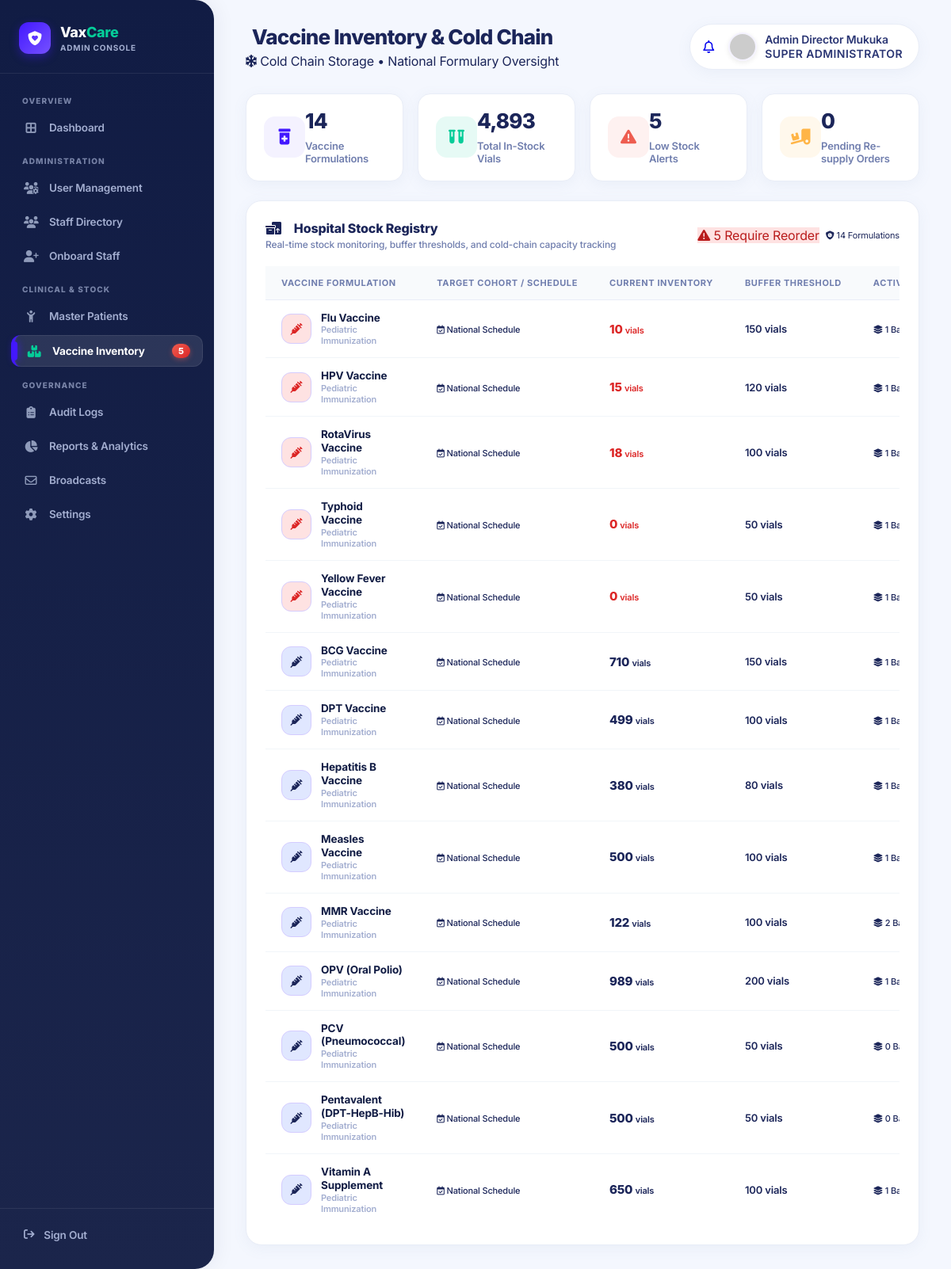
/SchoolProject2/admin/inventory.php (signed in), run on the app's committed database.
### tables this page shows
CREATE TABLE `vaccines` (
  `id` int(11) NOT NULL AUTO_INCREMENT,
  `name` varchar(100) NOT NULL,
  `description` text DEFAULT NULL,
  `current_stock` int(11) DEFAULT 500,
  `low_stock_threshold` int(11) DEFAULT 50,
  `manufacturer` varchar(100) DEFAULT NULL,
  PRIMARY KEY (`id`)
);

### SchoolProject2/admin/inventory.php (the view, shortened to what this page needs)
<?php
include '../config/db.php';
$admin_name = $_SESSION['name'];
$stmt = $pdo->query("
    SELECT v.*,
           (SELECT COUNT(*) FROM vaccine_batches WHERE vaccine_id = v.id) as batch_count
    FROM vaccines v
    ORDER BY (v.current_stock <= v.low_stock_threshold) DESC, v.name ASC
");
$vaccines = $stmt->fetchAll(PDO::FETCH_ASSOC);
$total_types      = count($vaccines);
$low_stock_count  = count(array_filter($vaccines, fn($v) => $v['current_stock'] <= $v['low_stock_threshold']));
$total_vials      = array_sum(array_column($vaccines, 'current_stock'));
$pending_pos      = $pdo->query("SELECT COUNT(*) FROM purchase_orders WHERE status = 'Pending'")->fetchColumn();
?>
<!DOCTYPE html>
<html lang="en">
<head>
    <link rel="stylesheet" href="https://cdnjs.cloudflare.com/ajax/libs/font-awesome/6.4.0/css/all.min.css">
    <link rel="stylesheet" href="../css/mar_tech.css">
    <link rel="stylesheet" href="../css/admin_theme.css">
</head>
<body class="app-body">
    <aside class="sidebar" id="adminSidebar">
        <div class="sidebar-brand-box">
            <a href="dashboard.php" class="sidebar-brand-link">
                <div class="sidebar-brand-icon"><i class="fa-solid fa-shield-heart"></i></div>
                <div class="sidebar-brand-info">
                    <span class="sidebar-brand-title">Vax<span>Care</span></span>
                    <span class="sidebar-brand-sub">Admin Console</span>
                </div>
            </a>
        </div>
        <nav class="sidebar-menu">
            <div class="sidebar-section-title">Overview</div>
            <a href="dashboard.php" class="sidebar-item">
                <i class="fa-solid fa-border-all"></i> Dashboard
            </a>
            <div class="sidebar-section-title">Administration</div>
            <a href="user_management.php" class="sidebar-item">
                <i class="fa-solid fa-users-gear"></i> User Management
            </a>
            <a href="staff.php" class="sidebar-item">
                <i class="fa-solid fa-users"></i> Staff Directory
            </a>
            <a href="add_staff.php" class="sidebar-item">
                <i class="fa-solid fa-user-plus"></i> Onboard Staff
            </a>
            <div class="sidebar-section-title">Clinical &amp; Stock</div>
            <a href="patients.php" class="sidebar-item">
                <i class="fa-solid fa-child-reaching"></i> Master Patients
            </a>
            <a href="inventory.php" class="sidebar-item active">
                <i class="fa-solid fa-boxes-stacked"></i> Vaccine Inventory
                <?php if($low_stock_count > 0): ?>
                    <span class="badge-red"><?= $low_stock_count ?></span>
                <?php endif; ?>
            </a>
            <div class="sidebar-section-title">Governance</div>
            <a href="audit_logs.php" class="sidebar-item">
                <i class="fa-solid fa-clipboard-list"></i> Audit Logs
            </a>
            <a href="reports.php" class="sidebar-item">
                <i class="fa-solid fa-chart-pie"></i> Reports &amp; Analytics
            </a>
            <a href="messages.php" class="sidebar-item">
                <i class="fa-regular fa-envelope"></i> Broadcasts
            </a>
            <a href="settings.php" class="sidebar-item">
                <i class="fa-solid fa-gear"></i> Settings
            </a>
        </nav>
        <div class="sidebar-logout">
            <a href="../auth/logout.php">
                <i class="fa-solid fa-arrow-right-from-bracket"></i> Sign Out
            </a>
        </div>
    </aside>
    <main class="app-main">
        <header class="app-topbar">
            <div class="topbar-left">
                <h1>Vaccine Inventory &amp; Cold Chain</h1>
                <div class="topbar-date-pill">
                    <i class="fa-solid fa-snowflake" style="color:var(--admin-secondary);"></i>
                    <span>Cold Chain Storage &bull; National Formulary Oversight</span>
                </div>
            </div>
            <div class="topbar-right">
                <a href="messages.php" class="topbar-icon-btn" title="System Messages">
                    <i class="fa-regular fa-bell"></i>
                </a>
                <div class="topbar-profile">
                    <img src="https://ui-avatars.com/api/?name=<?= urlencode($admin_name) ?>&background=1B254B&color=fff&bold=true" alt="Admin Avatar">
                    <div class="topbar-profile-info">
                        <span class="topbar-profile-name"><?= htmlspecialchars($admin_name) ?></span>
                        <span class="topbar-profile-role">Super Administrator</span>
                    </div>
                </div>
            </div>
        </header>
        <div class="stats-grid" style="grid-template-columns: repeat(4, 1fr); margin-bottom: 24px;">
            <div class="stat-card">
                <div class="stat-icon icon-blue"><i class="fa-solid fa-prescription-bottle-medical"></i></div>
                <div class="stat-info">
                    <div class="stat-value"><?= $total_types ?></div>
                    <div class="stat-label">Vaccine Formulations</div>
                </div>
            </div>
            <div class="stat-card">
                <div class="stat-icon icon-green"><i class="fa-solid fa-vials"></i></div>
                <div class="stat-info">
                    <div class="stat-value"><?= number_format($total_vials) ?></div>
                    <div class="stat-label">Total In-Stock Vials</div>
                </div>
            </div>
            <div class="stat-card">
                <div class="stat-icon icon-red"><i class="fa-solid fa-triangle-exclamation"></i></div>
                <div class="stat-info">
                    <div class="stat-value"><?= $low_stock_count ?></div>
                    <div class="stat-label">Low Stock Alerts</div>
                </div>
            </div>
            <div class="stat-card">
                <div class="stat-icon icon-yellow"><i class="fa-solid fa-truck-ramp-box"></i></div>
                <div class="stat-info">
                    <div class="stat-value"><?= $pending_pos ?></div>
                    <div class="stat-label">Pending Re-supply Orders</div>
                </div>
            </div>
        </div>
        <div class="mar-card">
            <div class="mar-card-header">
                <div>
                    <div class="mar-card-title"><i class="fa-solid fa-boxes-packing" style="color:var(--admin-primary); margin-right:8px;"></i> Hospital Stock Registry</div>
                    <div class="mar-card-subtitle">Real-time stock monitoring, buffer thresholds, and cold-chain capacity tracking</div>
                </div>
                <div style="display:flex; align-items:center; gap:8px;">
                    <?php if($low_stock_count > 0): ?>
                        <span class="role-badge" style="background:#fee2e2; color:#b91c1c;">
                            <i class="fa-solid fa-triangle-exclamation"></i> <?= $low_stock_count ?> Require Reorder
                        </span>
                    <?php endif; ?>
                    <span class="role-badge role-badge-admin" style="font-size:11px;">
                        <i class="fa-solid fa-shield-virus"></i> <?= $total_types ?> Formulations
                    </span>
                </div>
            </div>
            <div class="table-responsive">
                <table class="mar-table">
                    <thead>
                        <tr>
                            <th>Vaccine Formulation</th>
                            <th>Target Cohort / Schedule</th>
                            <th>Current Inventory</th>
                            <th>Buffer Threshold</th>
                            <th>Active Batches</th>
                        </tr>
                    </thead>
                    <tbody>
                        <?php if(empty($vaccines)): ?>
                            <tr>
                                <td colspan="7">
                                    <div class="empty-state">
                                        <div class="empty-state-icon"><i class="fa-solid fa-boxes-stacked"></i></div>
                                        <div class="empty-state-title">No vaccine records available</div>
                                        <div class="empty-state-sub">No vaccines have been entered into the national registry yet.</div>
                                    </div>
                                </td>
                            </tr>
                        <?php else: ?>
                            <?php foreach($vaccines as $v):
                                $threshold = $v['low_stock_threshold'] ?: 100;
                                $is_low = $v['current_stock'] <= $threshold;
                            ?>
                                <tr>
                                    <td>
                                        <div class="patient-cell">
                                            <div class="patient-avatar-box" style="background:<?= $is_low ? '#fee2e2' : '#e0e7ff' ?>; color:<?= $is_low ? '#dc2626' : 'var(--admin-primary)' ?>;">
                                                <i class="fa-solid fa-syringe"></i>
                                            </div>
                                            <div>
                                                <div class="patient-name"><?= htmlspecialchars($v['name']) ?></div>
                                                <div class="patient-sub"><?= htmlspecialchars($v['target_disease'] ?? 'Pediatric Immunization') ?></div>
                                            </div>
                                        </div>
                                    </td>
                                    <td>
                                        <span class="role-badge role-badge-nurse" style="font-size:11px;">
                                            <i class="fa-regular fa-calendar-check"></i> <?= htmlspecialchars(($v['recommended_age'] ?? null) ?: 'National Schedule') ?>
                                        </span>
                                    </td>
                                    <td>
                                        <div style="font-size:15px; font-weight:800; color:<?= $is_low ? '#dc2626':'var(--admin-navy)' ?>;">
                                            <?= number_format($v['current_stock']) ?> <span style="font-size:11px; font-weight:600; color:var(--admin-text-muted);">vials</span>
                                        </div>
                                    </td>
                                    <td>
                                        <div style="font-size:13px; font-weight:600; color:var(--admin-text-muted);">
                                            <?= number_format($threshold) ?> vials
                                        </div>
                                    </td>
                                    <td>
                                        <span class="role-badge role-badge-doctor" style="font-size:11px;">
                                            <i class="fa-solid fa-layer-group"></i> <?= $v['batch_count'] ?> Batches
                                        </span>
                                    </td>
                                </tr>
                            <?php endforeach; ?>
                        <?php endif; ?>
                    </tbody>
                </table>
            </div>
        </div>
    </main>
</body>
</html>

### SchoolProject2/css/mar_tech.css (style rules this page uses)
:root { --mar-sidebar-bg: #1B254B; --mar-sidebar-active: rgba(255, 255, 255, 0.05); --mar-sidebar-text: #A3AED0; --mar-app-bg: #F4F7FE; --mar-card-bg: #ffffff; --mar-text-main: #2B3674; --mar-text-muted: #A3AED0; --mar-blue: #4318FF; --mar-red: #EE5D50; --mar-green: #05CD99; --mar-yellow: #FFCE20; --mar-border: #E9EDF7; }
* { box-sizing: border-box; margin: 0; padding: 0; font-family: 'Inter', sans-serif; }
body { background-color: var(--mar-app-bg); color: var(--mar-text-main); display: flex; height: 100vh; overflow: hidden; }
.sidebar { width: 250px; background-color: var(--mar-sidebar-bg); display: flex; flex-direction: column; padding: 30px 0; flex-shrink: 0; height: 100%; border-top-right-radius: 20px; border-bottom-right-radius: 20px; }
.sidebar-menu { display: flex; flex-direction: column; gap: 4px; padding: 0 16px; flex-grow: 1; }
.sidebar-item { display: flex; align-items: center; gap: 16px; padding: 12px 20px; border-radius: 10px; color: var(--mar-sidebar-text); text-decoration: none; font-size: 14px; font-weight: 500; transition: all 0.2s; }
.sidebar-item.active { background-color: var(--mar-sidebar-active); color: #ffffff; border-left: 4px solid var(--mar-blue); padding-left: 16px; }
.sidebar-item i { width: 16px; font-size: 14px; text-align: center; }
.badge-red { background-color: var(--mar-red); color: white; font-size: 10px; font-weight: 700; padding: 2px 6px; border-radius: 4px; margin-left: auto; }
.sidebar-logout { margin-top: auto; padding: 0 16px; }
.sidebar-logout a { display: flex; align-items: center; gap: 16px; padding: 12px 20px; color: var(--mar-sidebar-text); text-decoration: none; font-size: 14px; font-weight: 500; }
.app-main { flex-grow: 1; display: flex; flex-direction: column; padding: 30px 40px; overflow-y: auto; }
.app-topbar { display: flex; justify-content: space-between; align-items: center; margin-bottom: 30px; }
.topbar-left { display: flex; align-items: center; gap: 20px; }
.topbar-left h1 { font-size: 24px; font-weight: 700; color: var(--mar-text-main); }
.topbar-right { display: flex; align-items: center; gap: 24px; }
.topbar-profile { display: flex; align-items: center; gap: 10px; }
.topbar-profile img { width: 36px; height: 36px; border-radius: 50%; object-fit: cover; }
.topbar-profile span { font-size: 14px; font-weight: 600; color: var(--mar-text-main); }
.mar-card { background-color: var(--mar-card-bg); border-radius: 20px; padding: 24px; box-shadow: 0px 4px 20px rgba(0, 0, 0, 0.02); }
.mar-card-header { display: flex; justify-content: space-between; align-items: center; margin-bottom: 20px; }
.mar-card-title { font-size: 18px; font-weight: 700; color: var(--mar-text-main); }
.stats-grid { display: grid; grid-template-columns: repeat(4, 1fr); gap: 24px; margin-bottom: 24px; }
.stat-card { display: flex; align-items: center; justify-content: space-between; background: white; padding: 20px; border-radius: 20px; box-shadow: 0px 4px 20px rgba(0, 0, 0, 0.02); }
.stat-icon { width: 56px; height: 56px; border-radius: 50%; background: #F4F7FE; display: flex; align-items: center; justify-content: center; font-size: 24px; color: var(--mar-blue); }
.stat-info { display: flex; flex-direction: column; }
.stat-value { font-size: 24px; font-weight: 700; color: var(--mar-text-main); line-height: 1; margin-bottom: 4px; }
.stat-label { font-size: 14px; color: var(--mar-text-muted); font-weight: 500; }
.mar-table { width: 100%; border-collapse: collapse; }
.mar-table th { text-align: left; font-size: 12px; color: var(--mar-text-muted); font-weight: 600; padding-bottom: 16px; border-bottom: 1px solid var(--mar-border); }
.mar-table td { padding: 16px 0; border-bottom: 1px solid var(--mar-border); font-size: 13px; font-weight: 600; color: var(--mar-text-main); }
.mar-table tr:last-child td { border-bottom: none; }

### data on the page
vaccines: name "Flu Vaccine", target_disease "Pediatric Immunization", recommended_age "National Schedule", current_stock "10", low_stock_threshold "150", batch_count "1"
vaccines: name "HPV Vaccine", target_disease "Pediatric Immunization", recommended_age "National Schedule", current_stock "15", low_stock_threshold "120", batch_count "1"
vaccines: name "RotaVirus Vaccine", target_disease "Pediatric Immunization", recommended_age "National Schedule", current_stock "18", low_stock_threshold "100", batch_count "1"
vaccines: name "Typhoid Vaccine", target_disease "Pediatric Immunization", recommended_age "National Schedule", current_stock "0", low_stock_threshold "50", batch_count "1"
vaccines: name "Yellow Fever Vaccine", target_disease "Pediatric Immunization", recommended_age "National Schedule", current_stock "0", low_stock_threshold "50", batch_count "1"
vaccines: name "BCG Vaccine", target_disease "Pediatric Immunization", recommended_age "National Schedule", current_stock "710", low_stock_threshold "150", batch_count "1"
vaccines: name "DPT Vaccine", target_disease "Pediatric Immunization", recommended_age "National Schedule", current_stock "499", low_stock_threshold "100", batch_count "1"
vaccines: name "Hepatitis B Vaccine", target_disease "Pediatric Immunization", recommended_age "National Schedule", current_stock "380", low_stock_threshold "80", batch_count "1"
vaccines: name "Measles Vaccine", target_disease "Pediatric Immunization", recommended_age "National Schedule", current_stock "500", low_stock_threshold "100", batch_count "1"
vaccines: name "MMR Vaccine", target_disease "Pediatric Immunization", recommended_age "National Schedule", current_stock "122", low_stock_threshold "100", batch_count "2"
vaccines: name "OPV (Oral Polio)", target_disease "Pediatric Immunization", recommended_age "National Schedule", current_stock "989", low_stock_threshold "200", batch_count "1"
vaccines: name "PCV (Pneumococcal)", target_disease "Pediatric Immunization", recommended_age "National Schedule", current_stock "500", low_stock_threshold "50", batch_count "0"
vaccines: name "Pentavalent (DPT-HepB-Hib)", target_disease "Pediatric Immunization", recommended_age "National Schedule", current_stock "500", low_stock_threshold "50", batch_count "0"
vaccines: name "Vitamin A Supplement", target_disease "Pediatric Immunization", recommended_age "National Schedule", current_stock "650", low_stock_threshold "100", batch_count "1"

### other printed values
$low_stock_count "5"
$admin_name "Admin Director Mukuka"
$total_types "14"
$total_vials "4,893"
$pending_pos "0"
